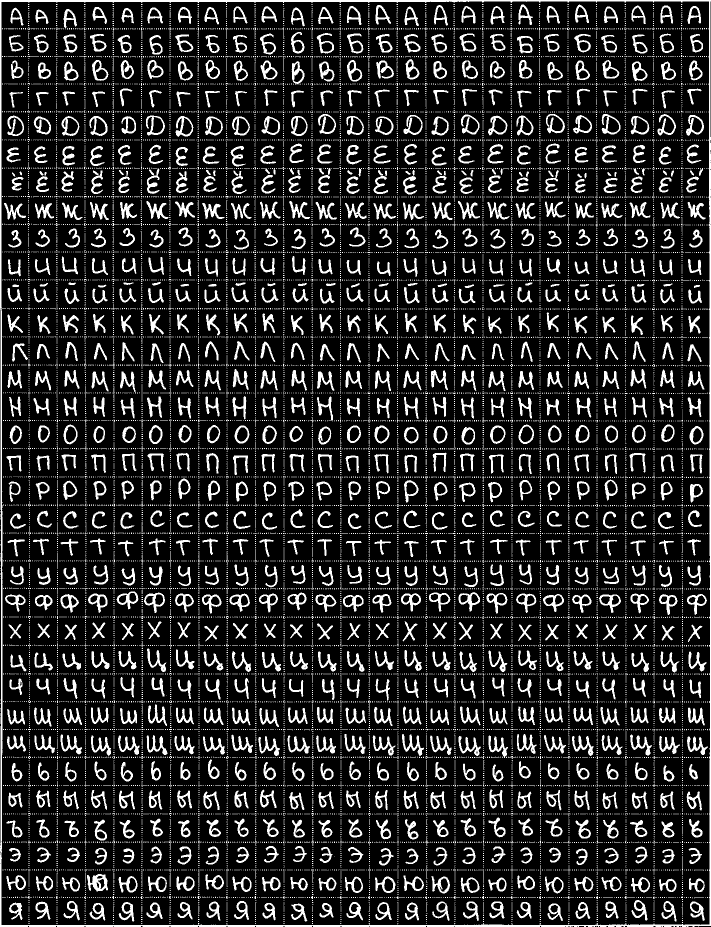
#> input picture data/201.png, 1422 x 1853 px (shown at 1/2 size); the run also reads 1 picture not shown here
$ python knn.py
#> lines starting #> are read from the running program, lines starting #| are printed output that depends on the picture; after the words box and inside, x2 and y2 are one past the last pixel; in counts of white or black regions, pixels touching at a corner belong together
import cv2
import numpy as np


def crop_frame(frame, height, width, density):
    return cv2.resize(frame, (width * density, height * density))


def split_image(frame):
    cs = []
    rows = np.vsplit(frame, 33)
    for row in rows:
        row_cs = np.hsplit(row, 25)
        for c in row_cs:
            # for kNN
            c = c.flatten()
            cs.append(c)
    return cs


def process_frame(frame):
    digits = cv2.imread(frame, cv2.IMREAD_GRAYSCALE)
    digits = crop_frame(digits, 33, 25, 50)
    return np.array(split_image(digits), dtype=np.float32)


def prepare_test_data(frame):
    test = cv2.imread(frame, cv2.IMREAD_GRAYSCALE)
    test = crop_frame(test, 33, 1, 50)
    test_letters = np.vsplit(test, 33)
    test_cells = []
    for d in test_letters:
        d = d.flatten()
        test_cells.append(d)
    return np.array(test_cells, dtype=np.float32)


cells = []
cells1 = process_frame("data/201.png")
#> in process_frame, `digits = cv2.imread(frame, cv2.IMREAD_GRAYSCALE)`: digits: shape (1853, 1422); 16% white; 20711 white regions (19803 under 20 px), largest, box (x1, y1, x2, y2) and area: (0, 0, 1422, 1853) 20779, (174, 1748, 216, 1783) 822, (804, 1468, 848, 1512) 632
#> in crop_frame, `return cv2.resize(frame, (width * density, height * density))`:
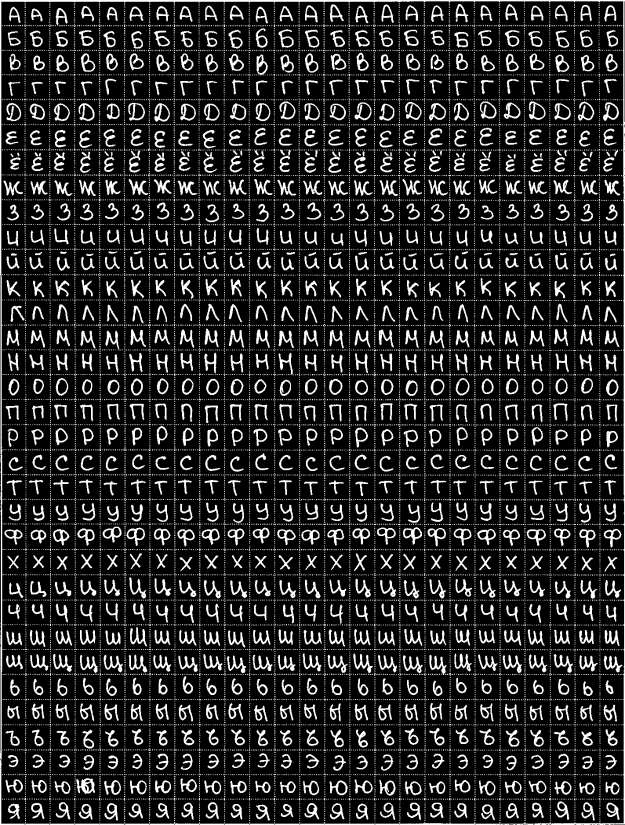
#> returned value: shape (1650, 1250) (shown at 1/2 size); min 0, max 255, mean 40.8
#> in split_image, `rows = np.vsplit(frame, 33)`: rows = 33 items
#> the loop in split_image, `for row in rows:` made 33 passes
#> after the loop in split_image, `for row in rows:`: cs = 825 items
#> in process_frame, `return np.array(split_image(digits), dtype=np.float32)`:
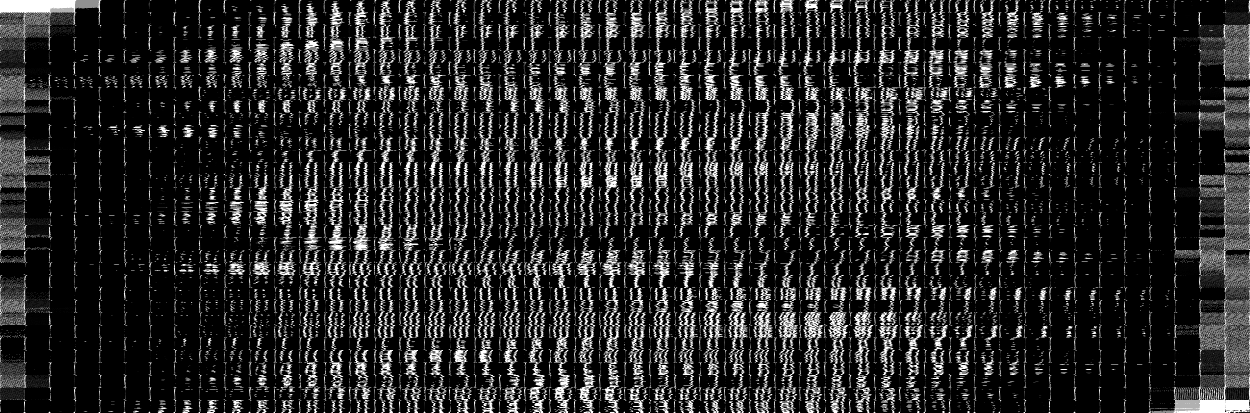
#> returned value: shape (825, 2500) float32 (shown at 1/2 size); min 0, max 255, mean 40.8
cells2 = process_frame("data/201.png")
#> the loop in split_image (call 2), `for row in rows:` made 33 passes
cells3 = process_frame("data/201.png")
cells4 = process_frame("data/201.png")
cells5 = process_frame("data/201.png")
cells = np.concatenate((cells1, cells2, cells3, cells4, cells5), axis=0)
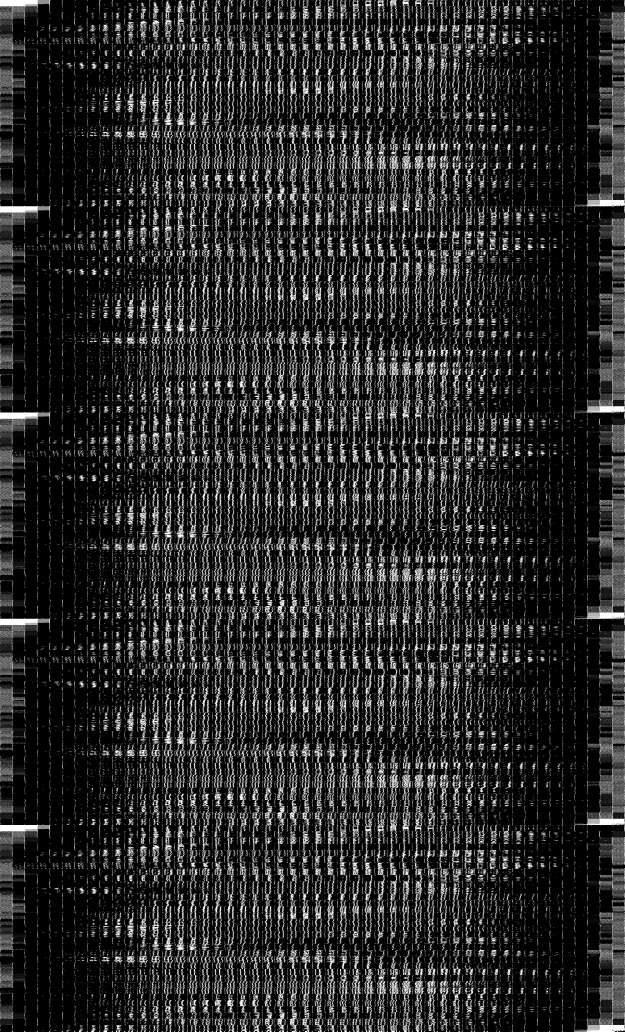
#> cells: shape (4125, 2500) float32 (shown at 1/4 size); min 0, max 255, mean 40.8


# print(len(cells))

k_labels = ['А', 'Б', 'В', 'Г', 'Д', 'Е', 'Ё', 'Ж', 'З', 'И', 'Й', 'К', 'Л', 'М', 'Н', 'О', 'П', 'Р', 'С', 'Т', 'У', 'Ф', 'Х', 'Ц', 'Ч', 'Ш', 'Щ', 'Ь', 'Ы', 'Ъ', 'Э', 'Ю', 'Я']
k = range(33)
cells_labels = np.repeat(k, 25)
labels = np.concatenate((cells_labels, cells_labels, cells_labels, cells_labels, cells_labels), axis=None)
# [9 lines of commented-out code are left out]
test_cells = prepare_test_data("data/test.png")
#> in prepare_test_data, `test_letters = np.vsplit(test, 33)`: test_letters = 33 items
#> the loop in prepare_test_data, `for d in test_letters:` made 33 passes

# KNN
knn = cv2.ml.KNearest_create()
knn.train(cells, cv2.ml.ROW_SAMPLE, labels)
ret, result, neighbours, dist = knn.findNearest(test_cells, k=3)
#> ret = 0; result = 33 values, max 31 at index 31, min 0 at index 0, mean 15.48; neighbours = 33 rows, first 8: [0, 0, 0], [1, 1, 1], [2, 2, 2], [3, 3, 3], [4, 4, 4], [5, 5, 5], [6, 6, 6], [7, 7, 7]; dist = 33 rows, first 8: [10035711, 10035711, 10035711], [11813434, 11813434, 11813434], [11173138, 11173138, 11173138], [6499025, 6499025, 6499025], [12167076, 12167076, 12167076], [8231856, 8231856, 8231856], [9079578, 9079578, 9079578], [11325572, 11325572, 11325572]

print(result)
#> (printed output is left out)
print("label: ", k_labels[15])
print("label: ", k_labels[32])
